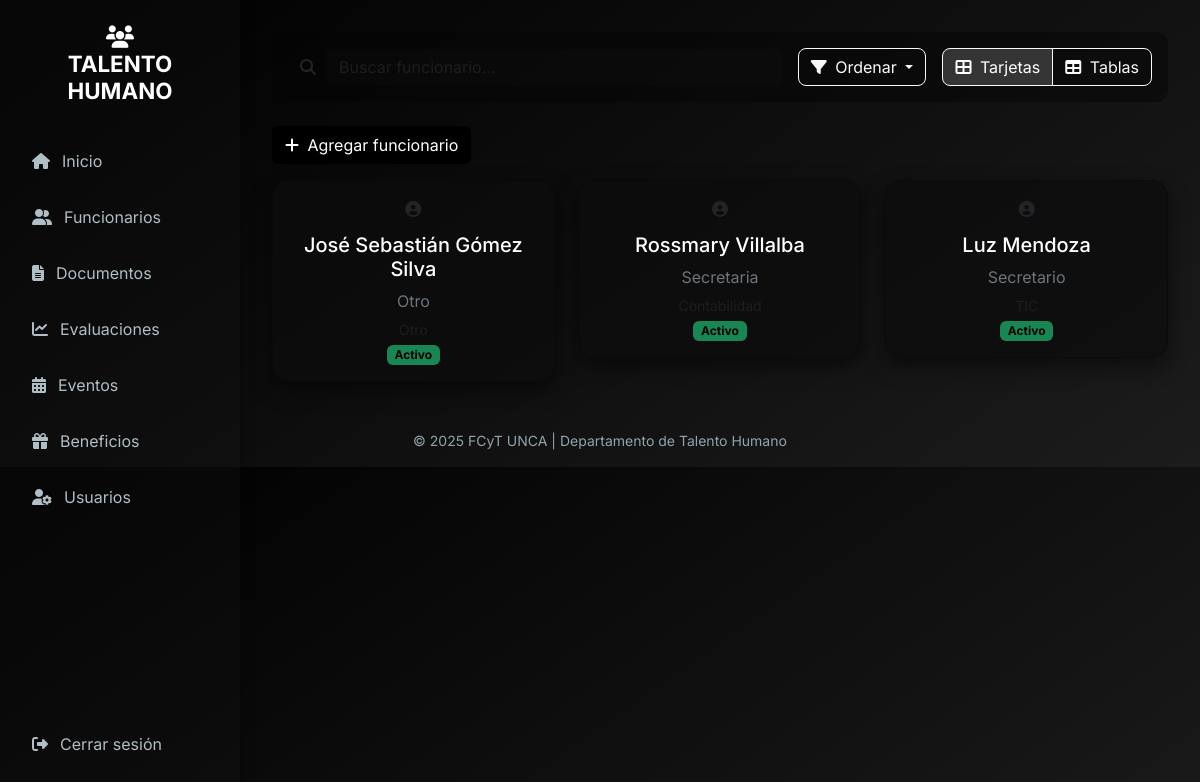
/funcionarios/ (signed in), run on the app's committed database.
### tthh/models.py (models this page shows, shortened)
class PerfilFuncionario(models.Model):
    id_funcionario = models.AutoField(primary_key=True)
    nombre = models.CharField(max_length=80)
    apellido = models.CharField(max_length=80)
    cedula = models.CharField(max_length=45, unique=True)
    cargo = models.CharField(max_length=80)
    fecha_ingreso = models.DateField()
    departamento = models.CharField(max_length=100)
    estado = models.CharField(max_length=45)
    estado_civil = models.CharField(max_length=45)

### tthh/views.py (the view)
# urls.py: path('funcionarios/', views.lista_funcionarios, name='lista_funcionarios'),
@login_required
def lista_funcionarios(request):
    funcionarios = PerfilFuncionario.objects.all()
    departamentos = PerfilFuncionario.objects.values_list('departamento', flat=True).distinct()
    return render(request, 'funcionarios/lista_funcionarios.html', {
    'funcionarios': funcionarios,
    'departamentos': departamentos
    })

### templates/funcionarios/lista_funcionarios.html (shortened to what this page needs)
{% extends 'base.html' %}
{% load static %}
{% block content %}
<link href="https://cdnjs.cloudflare.com/ajax/libs/font-awesome/6.5.0/css/all.min.css" rel="stylesheet">
<div class="search-container d-flex flex-wrap align-items-center gap-3">
    <div class="flex-grow-1">
        <div class="input-group">
            <span class="input-group-text bg-transparent border-0">
                <i class="fas fa-search text-gradient"></i>
            </span>
            <input id="searchInput" type="text" class="form-control" placeholder="Buscar funcionario...">
        </div>
    </div>
    <div>
        <div class="btn-group">
            <button class="btn btn-outline-light dropdown-toggle" data-bs-toggle="dropdown">
                <i class="fas fa-filter me-1"></i> Ordenar
            </button>
        </div>
    </div>
    <div>
        <div class="btn-group">
            <button class="btn btn-outline-light view-toggle-btn active" data-view="card">
                <i class="fas fa-th-large me-1"></i> Tarjetas
            </button>
            <button class="btn btn-outline-light view-toggle-btn" data-view="table">
                <i class="fas fa-table me-1"></i> Tablas
            </button>
        </div>
    </div>
</div>
<div class="mb-3">
    <a href="{% url 'crear_funcionario' %}" class="btn btn-gradient" style="background: #000; color:#fff;">
        <i class="fas fa-plus me-1"></i> Agregar funcionario
    </a>
</div>
<div id="cardView" class="row row-cols-1 row-cols-sm-2 row-cols-md-3 g-4">
    {% for func in funcionarios %}
    <div class="col funcionario-item" data-nombre="{{ func.nombre }} {{ func.apellido }}" data-cargo="{{ func.cargo }}"
        data-departamento="{{ func.departamento }}" data-estado="{{ func.estado }}">
        <div class="card dashboard-card dark animate-fade" data-bs-toggle="modal"
            data-bs-target="#modalFuncionario{{ func.id_funcionario }}">
            <div class="card-body text-center">
                {% if func.foto %}
                <img src="{{ func.foto.url }}" class="rounded-circle mb-3">
                {% else %}
                <i class="fas fa-user-circle text-gradient mb-3"></i>
                {% endif %}
                <h5 class="text-white">{{ func.nombre }} {{ func.apellido }}</h5>
                <p class="text-secondary mb-1">{{ func.cargo }}</p>
                <small class="text-muted">{{ func.departamento }}</small><br>
                <span class="badge badge-estado
  {% if func.estado == 'Activo' %}
    bg-success
  {% else %}
    bg-danger
  {% endif %}">
                    {{ func.estado }}
                </span>
            </div>
        </div>
    </div>
    {% endfor %}
</div>
{% endblock %}

### templates/base.html (style rules this page uses)
body { margin: 0; font-family: 'Inter', sans-serif; background: linear-gradient(145deg, #000000, #000000e3); color: #e0e0e0; }

### templates/funcionarios/lista_funcionarios.html (style rules this page uses)
.search-container { background-color: #03030369; border-radius: 0.75rem; padding: 1rem; margin-bottom: 1.5rem; }
.search-container .form-control { background: #1818182d; border: none; color: #e0e0e0; }
.search-container .dropdown-toggle, .search-container .view-toggle-btn { border-radius: 0.5rem; }
.view-toggle-btn.active { background: #353535; color: #fff; }
.dashboard-card.dark { background: #0c0c0cc0; border-radius: 1rem; box-shadow: 0 8px 20px rgba(0, 0, 0, 0.5); transition: transform 0.3s, box-shadow 0.3s; position: relative; }
.badge-estado.bg-success { background: #00bcd4; color: #000; }
.animate-fade { opacity: 0; transform: translateY(20px); animation: fadeInUp 0.8s ease forwards; }

### data on the page
PerfilFuncionario: nombre "José Sebastián", apellido "Gómez Silva", cargo "Otro", estado "Activo"
PerfilFuncionario: nombre "Rossmary", apellido "Villalba", cargo "Secretaria", estado "Activo"
PerfilFuncionario: nombre "Luz", apellido "Mendoza", cargo "Secretario", estado "Activo"
